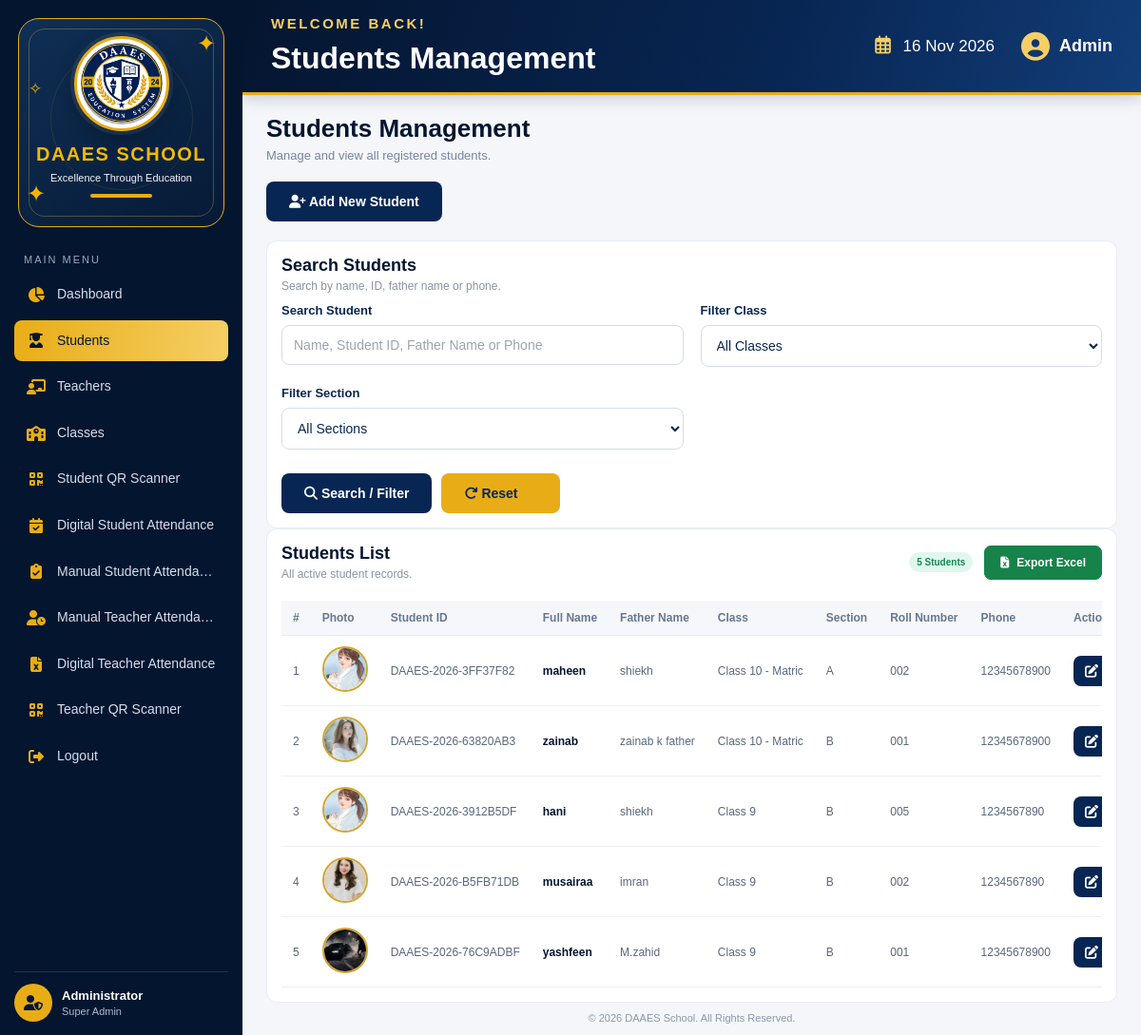
The app's page /student/view_students.php with its own data.
### tables this page shows
CREATE TABLE `students` (
  `id` int(11) NOT NULL,
  `student_id` varchar(50) NOT NULL,
  `full_name` varchar(150) NOT NULL,
  `father_name` varchar(150) NOT NULL,
  `mother_name` varchar(150) DEFAULT NULL,
  `gender` enum('Male','Female','Other') DEFAULT NULL,
  `date_of_birth` date DEFAULT NULL,
  `admission_date` date DEFAULT NULL,
  `phone` varchar(11) DEFAULT NULL,
  `address` text DEFAULT NULL,
  `photo` varchar(255) DEFAULT NULL,
  `qr_token` varchar(100) DEFAULT NULL,
  `status` enum('active','inactive','graduated','transferred','dropout') DEFAULT 'active',
  `created_at` timestamp NOT NULL DEFAULT current_timestamp(),
  `updated_at` timestamp NOT NULL DEFAULT current_timestamp() ON UPDATE current_timestamp()
);

### student/view_students.php (the view, shortened to what this page needs)
<?php
include '../config/database.php';
function e($value)
{
    return htmlspecialchars((string)($value ?? ''), ENT_QUOTES, 'UTF-8');
}
$search = trim($_GET['search'] ?? '');
$class_filter = (int)($_GET['class_id'] ?? 0);
$section_filter = strtoupper(trim($_GET['section'] ?? ''));
$sql = "
    SELECT
        s.*,
        e.class_id,
        e.section_id,
        e.academic_year,
        e.roll_number,
        c.class_name,
        sec.section_name
    FROM students s
    INNER JOIN enrollments e ON e.id = (
        SELECT MAX(e2.id)
        FROM enrollments e2
        WHERE e2.student_id = s.id
    )
    INNER JOIN classes c ON c.id = e.class_id
    INNER JOIN sections sec ON sec.id = e.section_id
    WHERE e.status = 'active'
";
$sql .= ' ORDER BY s.id DESC';
$stmt = $conn->prepare($sql);
$stmt->execute();
$students = $stmt->get_result();
?>
<div class="container student-page">
    <div class="dashboard-heading">
        <div>
            <h1>Students Management</h1>
            <p>Manage and view all registered students.</p>
        </div>
    </div>
    <div class="student-top-actions">
        <button type="button" class="btn btn-primary" id="openStudentModal">
            <i class="fas fa-user-plus"></i>
            Add New Student
        </button>
    </div>
    <div class="record-card">
        <div class="record-heading">
            <div>
                <h2>Search Students</h2>
                <p>Search by name, ID, father name or phone.</p>
            </div>
        </div>
        <form method="GET" action="view_students.php" class="student-filter-form">
            <div class="form-grid">
                <div class="form-group">
                    <label>Search Student</label>
                    <input
                        type="text"
                        name="search"
                        placeholder="Name, Student ID, Father Name or Phone"
                        value="<?= e($search); ?>"
                    >
                </div>
                <div class="form-group">
                    <label>Filter Class</label>
                    <select name="class_id">
                        <option value="">All Classes</option>
                    </select>
                </div>
                <div class="form-group">
                    <label>Filter Section</label>
                    <select name="section">
                        <option value="">All Sections</option>
                    </select>
                </div>
            </div>
            <div class="student-filter-actions">
                <button type="submit" class="btn btn-primary">
                    <i class="fas fa-search"></i>
                    Search / Filter
                </button>
                <a href="view_students.php" class="btn btn-secondary">
                    <i class="fas fa-redo"></i>
                    Reset
                </a>
            </div>
        </form>
    </div>
    <div class="record-card">
        <div class="record-heading">
            <div>
                <h2>Students List</h2>
                <p>All active student records.</p>
            </div>
            <div class="student-export-actions">
                <span class="status-badge status-active">
                    <?= (int)$students->num_rows; ?> Students
                </span>
                <a
                    href="view_students.php?<?= e(http_build_query([
                        'search' => $search,
                        'class_id' => $class_filter,
                        'section' => $section_filter,
                        'export' => 'excel'
                    ])); ?>"
                    class="btn student-export-btn"
                >
                    <i class="fas fa-file-excel"></i>
                    Export Excel
                </a>
            </div>
        </div>
        <div class="student-table-container">
            <table class="dashboard-table">
                <thead>
                    <tr>
                        <th>#</th>
                        <th>Photo</th>
                        <th>Student ID</th>
                        <th>Full Name</th>
                        <th>Father Name</th>
                        <th>Class</th>
                        <th>Section</th>
                        <th>Roll Number</th>
                        <th>Phone</th>
                        <th>Actions</th>
                    </tr>
                </thead>
                <tbody>
                <?php if ($students->num_rows > 0): ?>
                    <?php $counter = 1; ?>
                    <?php while ($student = $students->fetch_assoc()): ?>
                        <tr>
                            <td><?= $counter++; ?></td>
                            <td>
                                <?php if (!empty($student['photo'])): ?>
                                    <img
                                        src="../assets/uploads/students/<?= e($student['photo']); ?>"
                                        alt="Student Photo"
                                        class="student-photo"
                                        onerror="this.style.display='none'; this.nextElementSibling.style.display='inline';"
                                    >
                                <?php else: ?>
                                    <i class="fas fa-user-circle student-default-icon"></i>
                                <?php endif; ?>
                            </td>
                            <td><?= e($student['student_id']); ?></td>
                            <td>
                                <strong><?= e($student['full_name']); ?></strong>
                            </td>
                            <td><?= e($student['father_name']); ?></td>
                            <td><?= e($student['class_name'] ?? 'Not Assigned'); ?></td>
                            <td><?= e($student['section_name'] ?? 'Not Assigned'); ?></td>
                            <td><?= e($student['roll_number'] ?? '-'); ?></td>
                            <td><?= e($student['phone']); ?></td>
                            <td>
                                <div class="student-action-buttons">
                                    <a
                                        href="edit_students.php?id=<?= (int)$student['id']; ?>"
                                        class="btn btn-primary"
                                    >
                                        <i class="fas fa-edit"></i>
                                    </a>
                                </div>
                            </td>
                        </tr>
                    <?php endwhile; ?>
                <?php endif; ?>
                </tbody>
            </table>
        </div>
    </div>
</div>
<?php
include __DIR__ . '/../admin/layouts/admin_layout.php';
?>

### records on screen
students: photo (picture), student "DAAES-2026-3FF37F82", full_name "maheen", father_name "shiekh", class_name "Class 10 - Matric", section_name "A", roll_number "002", phone "12345678900"
students: photo (picture), student "DAAES-2026-63820AB3", full_name "zainab", father_name "zainab k father", class_name "Class 10 - Matric", section_name "B", roll_number "001", phone "12345678900"
students: photo (picture), student "DAAES-2026-3912B5DF", full_name "hani", father_name "shiekh", class_name "Class 9", section_name "B", roll_number "005", phone "1234567890"
students: photo (picture), student "DAAES-2026-B5FB71DB", full_name "musairaa", father_name "imran", class_name "Class 9", section_name "B", roll_number "002", phone "1234567890"
students: photo (picture), student "DAAES-2026-76C9ADBF", full_name "yashfeen", father_name "M.zahid", class_name "Class 9", section_name "B", roll_number "001", phone "12345678900"

### other values on screen
$_SESSION['admin_name'] "Administrator"
$page_title "Students Management"
$students->num_rows "5"
